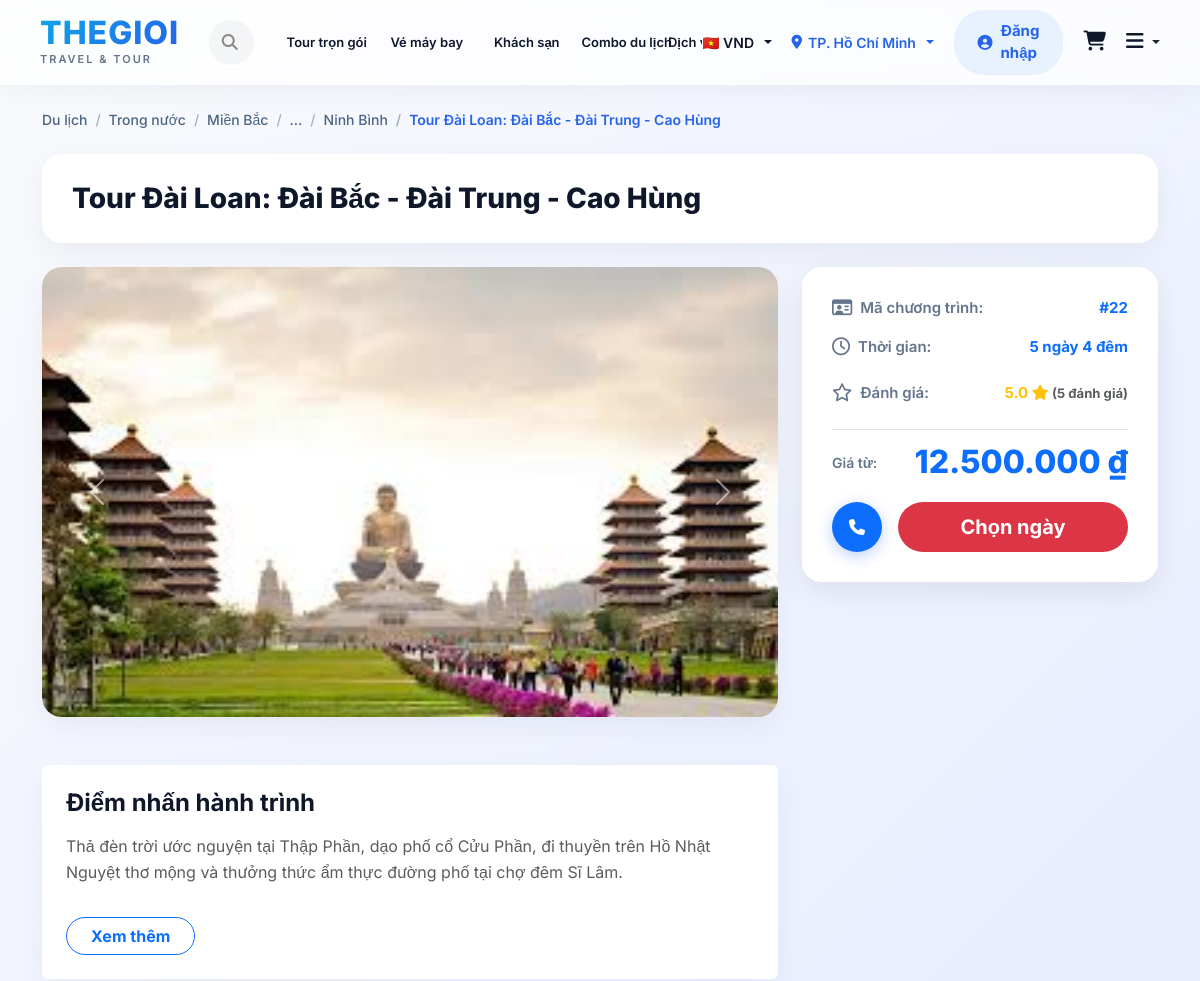
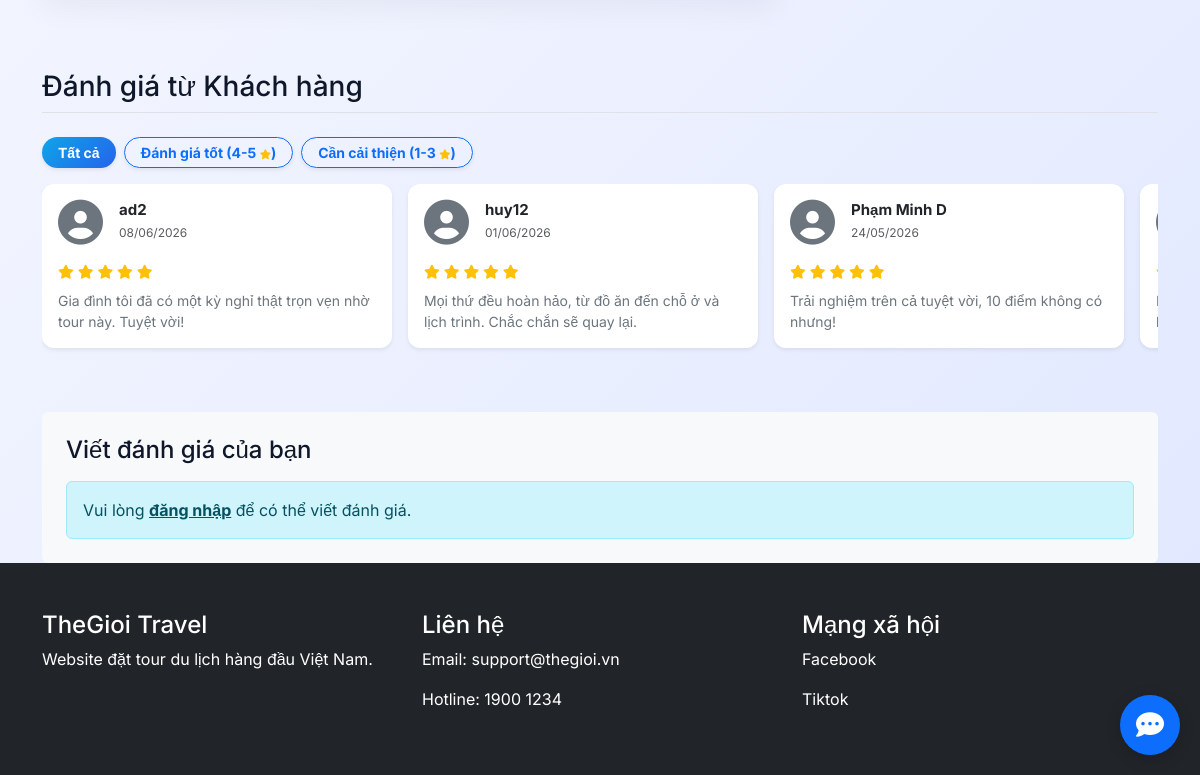
The app's page /travel-booking/tour-detail.php?id=22 with its own data (2 pictures, top to bottom).
### tables this page shows
CREATE TABLE `tours` (
  `id` bigint(20) NOT NULL,
  `destination_id` bigint(20) DEFAULT NULL,
  `title` varchar(255) NOT NULL,
  `slug` varchar(255) DEFAULT NULL,
  `description` text DEFAULT NULL,
  `duration_days` int(11) DEFAULT NULL,
  `duration_nights` int(11) DEFAULT NULL,
  `departure_location` varchar(255) DEFAULT NULL,
  `transport_type` varchar(100) DEFAULT NULL,
  `price` decimal(15,2) DEFAULT NULL,
  `discount_price` decimal(15,2) DEFAULT NULL,
  `thumbnail` text DEFAULT NULL,
  `status` enum('active','inactive') DEFAULT 'active',
  `created_at` timestamp NOT NULL DEFAULT current_timestamp(),
  `updated_at` timestamp NOT NULL DEFAULT current_timestamp() ON UPDATE current_timestamp(),
  `is_featured` tinyint(1) DEFAULT 0
);

CREATE TABLE `reviews` (
  `id` bigint(20) NOT NULL,
  `user_id` bigint(20) NOT NULL,
  `tour_id` bigint(20) NOT NULL,
  `rating` int(11) DEFAULT NULL CHECK (`rating` between 1 and 5),
  `comment` text DEFAULT NULL,
  `created_at` timestamp NOT NULL DEFAULT current_timestamp()
);

CREATE TABLE `users` (
  `id` bigint(20) NOT NULL,
  `full_name` varchar(255) NOT NULL,
  `email` varchar(255) NOT NULL,
  `password_hash` text NOT NULL,
  `phone` varchar(20) DEFAULT NULL,
  `avatar` text DEFAULT NULL,
  `role` enum('admin','user') DEFAULT 'user',
  `status` enum('active','inactive','banned') DEFAULT 'active',
  `created_at` timestamp NOT NULL DEFAULT current_timestamp(),
  `updated_at` timestamp NOT NULL DEFAULT current_timestamp() ON UPDATE current_timestamp(),
  `face_descriptor` text DEFAULT NULL,
  `reset_token` varchar(64) DEFAULT NULL,
  `reset_expires` datetime DEFAULT NULL,
  `face_image` varchar(255) DEFAULT NULL
);

### travel-booking/includes/functions.php (called while the page is built, shortened)
<?php
function formatPrice($amount_vnd) {
    $currency = $_SESSION['currency'] ?? 'VND';
    $rates = [
        'VND' => 1,
        'USD' => 25000,
        'EUR' => 27000,
        'JPY' => 170
    ];
    $formats = [
        'VND' => ['symbol' => '₫', 'position' => 'after', 'decimals' => 0, 'dec_point' => ',', 'thousands_sep' => '.'],
        'USD' => ['symbol' => '$', 'position' => 'before', 'decimals' => 2, 'dec_point' => '.', 'thousands_sep' => ','],
        'EUR' => ['symbol' => '€', 'position' => 'before', 'decimals' => 2, 'dec_point' => ',', 'thousands_sep' => '.'],
        'JPY' => ['symbol' => '¥', 'position' => 'before', 'decimals' => 0, 'dec_point' => '.', 'thousands_sep' => ',']
    ];
    $rate = $rates[$currency];
    $format = $formats[$currency];
    $converted_amount = $amount_vnd / $rate;
    $formatted_number = number_format($converted_amount, $format['decimals'], $format['dec_point'], $format['thousands_sep']);
    if ($format['position'] == 'before') {
        return $format['symbol'] . $formatted_number;
    } else {
        return $formatted_number . ' ' . $format['symbol'];
    }
}
?>

### travel-booking/tour-detail.php (the view, shortened to what this page needs)
<?php
require 'includes/db.php';
$id = (int) $_GET['id'];
$sql = "
SELECT *
FROM tours
WHERE id = $id
";
$result = mysqli_query($conn, $sql);
$tour = mysqli_fetch_assoc($result);
$reviews_query = mysqli_query($conn, "
    SELECT r.*, u.full_name, u.avatar
    FROM reviews r
    JOIN users u ON r.user_id = u.id
    WHERE r.tour_id = $id
    ORDER BY r.created_at DESC
");
$reviews = [];
$total_rating = 0;
while ($row = mysqli_fetch_assoc($reviews_query)) {
    $reviews[] = $row;
    $total_rating += $row['rating'];
}
$avg_rating = count($reviews) > 0 ? round($total_rating / count($reviews), 1) : 0;
$gallery_query = mysqli_query($conn, "SELECT image_url FROM tour_images WHERE tour_id = $id ORDER BY id ASC");
$gallery_images = [];
while ($row = mysqli_fetch_assoc($gallery_query)) {
    $gallery_images[] = $row['image_url'];
}
$all_images = [];
if (!empty($tour['thumbnail'])) {
    $all_images[] = $tour['thumbnail'];
}
foreach ($gallery_images as $img) {
    if (!in_array($img, $all_images)) {
        $all_images[] = $img;
    }
}
?>
<?php include 'includes/header.php'; ?>
<div class="container tour-detail-page mt-4">
    <nav aria-label="breadcrumb" class="mb-4">
        <ol class="breadcrumb custom-breadcrumb">
            <li class="breadcrumb-item"><a href="#">Du lịch</a></li>
            <li class="breadcrumb-item"><a href="#">Trong nước</a></li>
            <li class="breadcrumb-item"><a href="#">Miền Bắc</a></li>
            <li class="breadcrumb-item"><a href="#">...</a></li>
            <li class="breadcrumb-item"><a href="#">Ninh Bình</a></li>
            <li class="breadcrumb-item active" aria-current="page">
                <?= htmlspecialchars($tour['title'] ?? 'Hà Nội - Vịnh Hạ Long - Chùa Bái Đính - Tràng An - Tuyệt Tình Cốc') ?>
            </li>
        </ol>
    </nav>
    <div class="tour-title-card mb-4">
        <h1><?= htmlspecialchars($tour['title'] ?? 'Hà Nội - Vịnh Hạ Long - Chùa Bái Đính - Tràng An - Tuyệt Tình Cốc') ?>
        </h1>
    </div>
    <div class="row">
        <div class="col-lg-8 mb-4">
            <div id="tourImageCarousel" class="carousel slide mb-4" data-bs-ride="carousel" data-bs-interval="3000" style="border-radius: 20px; overflow: hidden; box-shadow: var(--card-shadow);">
                <div class="carousel-inner" style="height: 450px;">
                    <?php if (count($all_images) > 0): ?>
                        <?php foreach ($all_images as $index => $img): ?>
                            <div class="carousel-item <?= $index === 0 ? 'active' : '' ?>" style="height: 100%;">
                                <img src="<?= htmlspecialchars($img) ?>" class="d-block w-100" style="height: 100%; object-fit: cover;" alt="Tour Image <?= $index + 1 ?>">
                            </div>
                        <?php endforeach; ?>
                    <?php else: ?>
                        <div class="carousel-item active" style="height: 100%;">
                            <img src="https://images.unsplash.com/photo-1599839619722-39751411ea63?ixlib=rb-4.0.3&auto=format&fit=crop&w=1000&q=80" class="d-block w-100" style="height: 100%; object-fit: cover;" alt="Default Image">
                        </div>
                    <?php endif; ?>
                </div>
                <?php if (count($all_images) > 1): ?>
                <button class="carousel-control-prev" type="button" data-bs-target="#tourImageCarousel" data-bs-slide="prev">
                    <span class="carousel-control-prev-icon" aria-hidden="true"></span>
                </button>
                <button class="carousel-control-next" type="button" data-bs-target="#tourImageCarousel" data-bs-slide="next">
                    <span class="carousel-control-next-icon" aria-hidden="true"></span>
                </button>
                <?php endif; ?>
            </div>
            <div class="tour-description-summary mt-5 p-4 bg-white rounded" style="box-shadow: var(--card-shadow);">
                <h4 class="mb-3 fw-bold">Điểm nhấn hành trình</h4>
                <div class="summary-content text-muted" style="display: -webkit-box; -webkit-line-clamp: 4; -webkit-box-orient: vertical; overflow: hidden; line-height: 1.6;">
                    <?= $tour['description'] ?? 'Mô tả chương trình tour chi tiết...' ?>
                </div>
                <button type="button" class="btn btn-outline-primary mt-3 rounded-pill px-4 fw-bold" data-bs-toggle="modal" data-bs-target="#descriptionModal">
                    Xem thêm
                </button>
            </div>
        </div>
        <div class="col-lg-4">
            <div class="tour-info-card sticky-top" style="top: 100px;">
                <div class="d-flex justify-content-between mb-3 info-row">
                    <span class="info-label"><i class="fa-regular fa-id-card"></i> Mã chương trình:</span>
                    <span class="info-value text-primary font-weight-bold">#<?= htmlspecialchars($tour['id']) ?></span>
                </div>
                <div class="d-flex justify-content-between mb-4 info-row">
                    <span class="info-label"><i class="fa-regular fa-clock"></i> Thời gian:</span>
                    <span class="info-value text-primary font-weight-bold"><?= htmlspecialchars($tour['duration_days'] ?? 0) ?> ngày <?= htmlspecialchars($tour['duration_nights'] ?? 0) ?> đêm</span>
                </div>
                <div class="d-flex justify-content-between mb-4 info-row">
                    <span class="info-label"><i class="fa-regular fa-star"></i> Đánh giá:</span>
                    <span class="info-value text-warning fw-bold">
                        <?php if ($avg_rating > 0): ?>
                            <?= number_format($avg_rating, 1) ?> <i class="fa-solid fa-star"></i>
                            <small class="text-muted">(<?= count($reviews) ?> đánh giá)</small>
                        <?php else: ?>
                            <span class="text-muted">Chưa có đánh giá</span>
                        <?php endif; ?>
                    </span>
                </div>
                <div class="price-section d-flex align-items-end justify-content-between mt-4 pt-3 border-top mb-4">
                    <span class="price-label">Giá từ:</span>
                    <span class="price-amount text-primary"><?= formatPrice($tour['price'] ?? 0) ?></span>
                </div>
                <div class="action-buttons d-flex gap-3">
                    <a href="tel:19001234"
                        class="btn btn-primary phone-btn rounded-circle d-flex align-items-center justify-content-center"
                        style="width: 50px; height: 50px; flex-shrink: 0;">
                        <i class="fa-solid fa-phone"></i>
                    </a>
                    <a href="booking.php?tour_id=<?= $tour['id'] ?? 1 ?>"
                        class="btn btn-danger book-btn flex-grow-1 rounded-pill fw-bold fs-5 d-flex align-items-center justify-content-center">
                        Chọn ngày
                    </a>
                </div>
            </div>
        </div>
    </div>
    <div class="row mt-5">
        <div class="col-12">
            <h3 class="mb-4 border-bottom pb-2">Đánh giá từ Khách hàng</h3>
            <?php if (count($reviews) > 0): ?>
                <div class="review-filters mb-3 d-flex flex-wrap gap-2">
                    <button class="btn btn-sm btn-primary filter-btn rounded-pill px-3 fw-bold shadow-sm" data-filter="all">Tất cả</button>
                    <button class="btn btn-sm btn-outline-primary filter-btn rounded-pill px-3 fw-bold shadow-sm" data-filter="good">Đánh giá tốt (4-5 <i class="fa-solid fa-star text-warning" style="font-size: 10px;"></i>)</button>
                    <button class="btn btn-sm btn-outline-primary filter-btn rounded-pill px-3 fw-bold shadow-sm" data-filter="bad">Cần cải thiện (1-3 <i class="fa-solid fa-star text-warning" style="font-size: 10px;"></i>)</button>
                </div>
                <div class="d-flex flex-row flex-nowrap overflow-auto pb-3 gap-3" id="reviews-container" style="scrollbar-width: thin; -webkit-overflow-scrolling: touch;">
                    <?php foreach ($reviews as $review): ?>
                        <div class="card border-0 shadow-sm flex-shrink-0 review-item" data-rating="<?= $review['rating'] ?>" style="width: 350px; border-radius: 12px; transition: all 0.3s ease;">
                            <div class="card-body">
                                <div class="d-flex align-items-center mb-3">
                                    <div class="me-3">
                                        <?php if (!empty($review['avatar'])): ?>
                                            <img src="<?= htmlspecialchars($review['avatar']) ?>" alt="Avatar" class="rounded-circle" style="width: 45px; height: 45px; object-fit: cover; border: 2px solid #f8f9fa;">
                                        <?php else: ?>
                                            <i class="fa-solid fa-circle-user text-secondary" style="font-size: 45px;"></i>
                                        <?php endif; ?>
                                    </div>
                                    <div>
                                        <h6 class="mb-0 fw-bold" style="font-size: 15px;"><?= htmlspecialchars($review['full_name']) ?></h6>
                                        <small class="text-muted" style="font-size: 12px;"><?= date('d/m/Y', strtotime($review['created_at'])) ?></small>
                                    </div>
                                </div>
                                <div class="text-warning mb-2" style="font-size: 14px;">
                                    <?php for ($i = 1; $i <= 5; $i++): ?>
                                        <?php if ($i <= $review['rating']): ?>
                                            <i class="fa-solid fa-star"></i>
                                        <?php else: ?>
                                            <i class="fa-regular fa-star"></i>
                                        <?php endif; ?>
                                    <?php endfor; ?>
                                </div>
                                <p class="card-text text-secondary mb-0" style="font-size: 14px; line-height: 1.5; display: -webkit-box; -webkit-line-clamp: 4; -webkit-box-orient: vertical; overflow: hidden;">
                                    <?= nl2br(htmlspecialchars($review['comment'])) ?>
                                </p>
                            </div>
                        </div>
                    <?php endforeach; ?>
                </div>
            <?php endif; ?>
            <div class="review-form mt-5 p-4 bg-light rounded">
                <h4 class="mb-3">Viết đánh giá của bạn</h4>
                <?php
                if (isset($_SESSION['user_id'])):
                ?>
                    <form action="" method="POST">
                        <div class="mb-3">
                            <label class="form-label fw-bold">Chọn số sao:</label>
                            <div class="rating-stars mb-2" style="font-size: 24px; color: #ffc107; cursor: pointer;">
                                <i class="fa-solid fa-star star-input" data-value="1"></i>
                                <i class="fa-solid fa-star star-input" data-value="2"></i>
                                <i class="fa-solid fa-star star-input" data-value="3"></i>
                                <i class="fa-solid fa-star star-input" data-value="4"></i>
                                <i class="fa-solid fa-star star-input" data-value="5"></i>
                            </div>
                            <input type="hidden" name="rating" id="rating-input" value="5" required>
                        </div>
                        <div class="mb-3">
                            <label for="comment" class="form-label fw-bold">Nhận xét của bạn:</label>
                            <textarea class="form-control" name="comment" id="comment" rows="4" required placeholder="Chia sẻ trải nghiệm của bạn về tour này..."></textarea>
                        </div>
                        <button type="submit" name="submit_review" class="btn btn-primary px-4 py-2 fw-bold">Gửi đánh giá</button>
                    </form>
                <?php else: ?>
                    <div class="alert alert-info mb-0">
                        Vui lòng <a href="login.php" class="alert-link">đăng nhập</a> để có thể viết đánh giá.
                    </div>
                <?php endif; ?>
            </div>
        </div>
    </div>
</div>
<?php include 'includes/footer.php'; ?>

### records on screen
tours: title "Tour Đài Loan: Đài Bắc - Đài Trung - Cao Hùng", description "Thả đèn trời ước nguyện tại Thập Phần, dạo phố cổ Cửu Phần, đi thuyền trên Hồ Nhật Nguyệt thơ mộng và thưởng thức ẩm thực đường phố tại chợ đêm Sĩ Lâm.", id "22", duration_days "5", duration_nights "4", price "12.500.000 ₫"
reviews: user.full_name "ad2", created_at "08/06/2026", rating 5 (drawn), comment "Gia đình tôi đã có một kỳ nghỉ thật trọn vẹn nhờ tour này. Tuyệt vời!"
reviews: user.full_name "huy12", created_at "01/06/2026", rating 5 (drawn), comment "Mọi thứ đều hoàn hảo, từ đồ ăn đến chỗ ở và lịch trình. Chắc chắn sẽ quay lại."
reviews: user.full_name "Phạm Minh D", created_at "24/05/2026", rating 5 (drawn), comment "Trải nghiệm trên cả tuyệt vời, 10 điểm không có nhưng!"

### other values on screen
$currencies[$current_currency] "🇻🇳 VND"
$locations[$current_location] "TP. Hồ Chí Minh"
$avg_rating "5.0"
count($reviews) "5"
